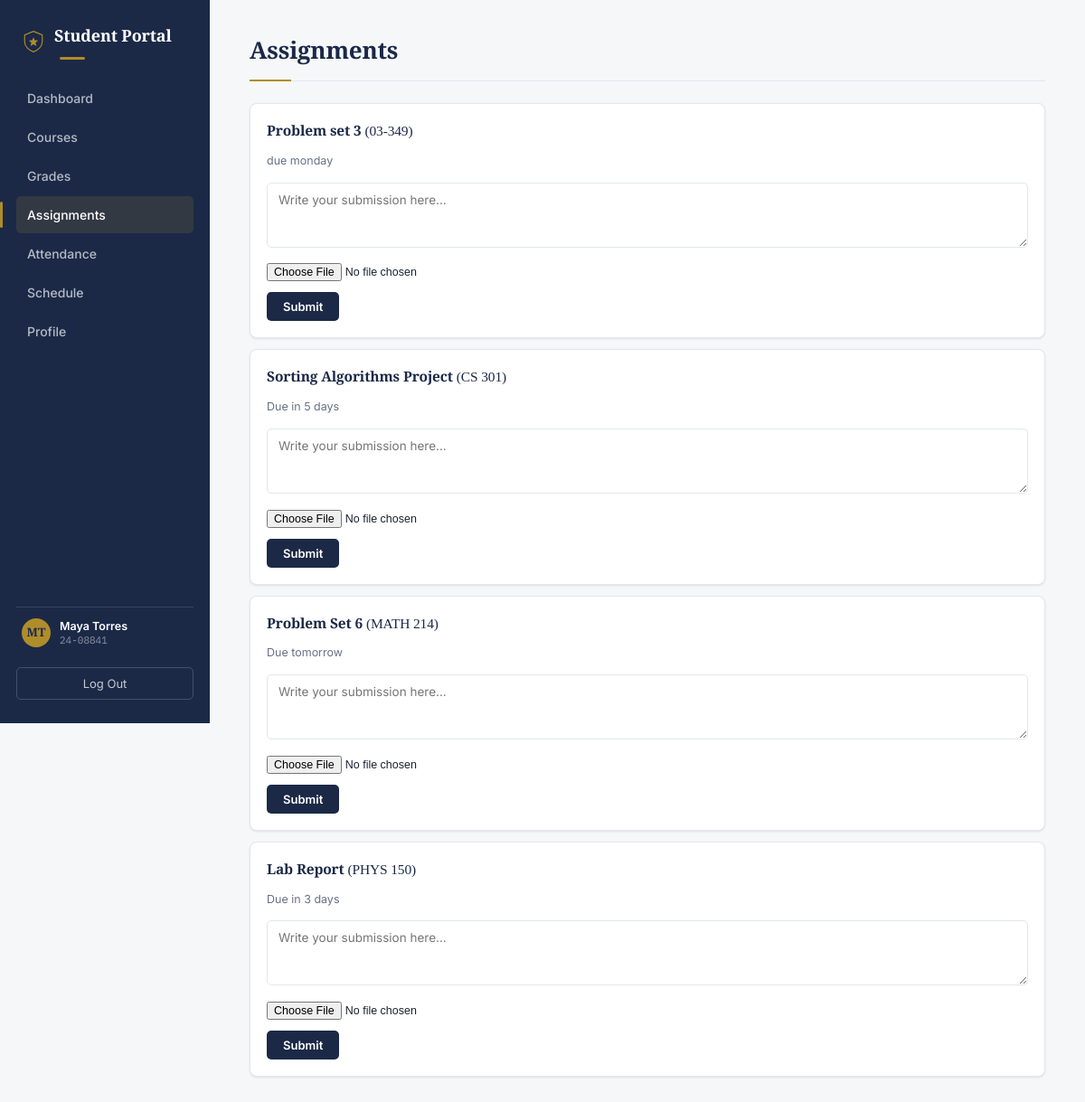
Page /assignments/ (signed in) on the committed database.
### portal/models.py (models this page shows, shortened)
class Student(models.Model):
    user = models.OneToOneField(User, on_delete=models.CASCADE)
    student_id = models.CharField(max_length=20)
    major = models.CharField(max_length=100, blank=True)

class Assignment(models.Model):
    course = models.ForeignKey(Course, on_delete=models.CASCADE)
    title = models.CharField(max_length=200)
    due_text = models.CharField(max_length=50)  # e.g. "Due tomorrow" - simple text, no date logic

class Course(models.Model):
    code = models.CharField(max_length=20)       # e.g. "CS 301"
    title = models.CharField(max_length=200)      # e.g. "Algorithms"
    credits = models.IntegerField(default=3)
    teacher = models.ForeignKey(
        Teacher, on_delete=models.SET_NULL, null=True, blank=True, related_name="courses"
    )

### portal/views.py (the view)
# urls.py: path("assignments/", views.assignments, name="assignments"),
@login_required
@student_required
def assignments(request):
    student = _get_student(request.user)
    course_ids = student.enrollments.values_list("course_id", flat=True)
    assignment_list = Assignment.objects.filter(course_id__in=course_ids).select_related("course")
    my_submissions = {
        s.assignment_id: s for s in Submission.objects.filter(student=student)
    }
    rows = [
        {"assignment": a, "submission": my_submissions.get(a.id)}
        for a in assignment_list
    ]
    return render(request, "portal/assignments.html", {"rows": rows})

### portal/context_processors.py (called while the page is built)
def student_context(request):
    if not request.user.is_authenticated:
        return {}
    context = {}
    try:
        context["current_student"] = Student.objects.get(user=request.user)
    except Student.DoesNotExist:
        pass
    try:
        context["current_teacher"] = Teacher.objects.get(user=request.user)
    except Teacher.DoesNotExist:
        pass
    return context

### portal/views.py (called while the page is built)
def _get_student(user):
    return get_object_or_404(Student, user=user)

def student_required(view_func):
    @wraps(view_func)
    def wrapper(request, *args, **kwargs):
        if not Student.objects.filter(user=request.user).exists():
            if Teacher.objects.filter(user=request.user).exists():
                messages.info(request, "That page is for student accounts. Here's your teacher dashboard instead.")
                return redirect("teacher_dashboard")
            messages.error(request, "Your account isn't set up as a student or teacher yet.")
            return redirect("login")
        return view_func(request, *args, **kwargs)
    return wrapper

### portal/templates/portal/assignments.html (shortened to what this page needs)
{% extends "portal/base.html" %}
{% block content %}
  <h1>Assignments</h1>
  {% for row in rows %}
    <div class="assignment-card">
      <h3>{{ row.assignment.title }} <span style="color: var(--text-light); font-weight:normal;">({{ row.assignment.course.code }})</span></h3>
      <p class="due">{{ row.assignment.due_text }}</p>
      <form method="post" action="{% url 'submit_assignment' row.assignment.id %}" enctype="multipart/form-data">
        <textarea name="content" placeholder="Write your submission here...">{% if row.submission %}{{ row.submission.content }}{% endif %}</textarea>
        <input type="file" name="file" />
        <br>
        <button type="submit">Submit</button>
      </form>
    </div>
  {% empty %}
    <p>No assignments yet.</p>
  {% endfor %}
{% endblock %}

### portal/templates/portal/base.html (shortened to what this page needs)
{% load static %}
<!DOCTYPE html>
<html lang="en">
<head>
  <link rel="stylesheet" href="{% static 'portal/style.css' %}" />
</head>
<body>
  <div id="app-page">
    <aside class="sidebar">
      <div class="logo-row">
        <img src="{% static 'portal/logo.svg' %}" alt="" class="logo-mark" />
        <h2 class="logo">Student Portal</h2>
      </div>
      <nav>
        <a class="nav-btn {% if request.resolver_match.url_name == 'dashboard' %}active{% endif %}" href="{% url 'dashboard' %}">Dashboard</a>
        <a class="nav-btn {% if request.resolver_match.url_name == 'courses' %}active{% endif %}" href="{% url 'courses' %}">Courses</a>
        <a class="nav-btn {% if request.resolver_match.url_name == 'grades' %}active{% endif %}" href="{% url 'grades' %}">Grades</a>
        <a class="nav-btn {% if request.resolver_match.url_name == 'assignments' %}active{% endif %}" href="{% url 'assignments' %}">Assignments</a>
        <a class="nav-btn {% if request.resolver_match.url_name == 'attendance' %}active{% endif %}" href="{% url 'attendance' %}">Attendance</a>
        <a class="nav-btn {% if request.resolver_match.url_name == 'schedule' %}active{% endif %}" href="{% url 'schedule' %}">Schedule</a>
        <a class="nav-btn {% if request.resolver_match.url_name == 'profile' %}active{% endif %}" href="{% url 'profile' %}">Profile</a>
      </nav>
      {% if current_student %}
        <div class="sidebar-student">
          <div class="sidebar-avatar">{{ current_student.user.first_name|slice:":1" }}{{ current_student.user.last_name|slice:":1" }}</div>
          <div class="sidebar-student-info">
            <div class="name">{{ current_student.user.get_full_name|default:current_student.user.username }}</div>
            <div class="id">{{ current_student.student_id }}</div>
          </div>
        </div>
      {% endif %}
      <form method="post" action="{% url 'logout' %}">
        <button id="logout-btn" type="submit">Log Out</button>
      </form>
    </aside>
    <main class="content">
      {% block content %}{% endblock %}
    </main>
  </div>
</body>
</html>

### portal/static/portal/style.css (style rules this page uses)
:root { --navy-900: #1B2947; --navy-700: #2E3F66; --gold-600: #B08D2B; --gold-100: #F5EFDD; --paper: #F6F7F9; --card-bg: #FFFFFF; --border: #E3E6EB; --text: #1B2130; --text-muted: #667085; --success: #1F7A4D; --success-bg: #EAF7EF; --danger: #B3261E; --danger-bg: #FBEAE9; --radius: 8px; --radius-sm: 5px; --shadow-card: 0 1px 2px rgba(16, 24, 40, 0.04), 0 1px 3px rgba(16, 24, 40, 0.06); --shadow-raised: 0 4px 12px rgba(16, 24, 40, 0.08); }
* { box-sizing: border-box; }
body { margin: 0; font-family: 'Inter', -apple-system, BlinkMacSystemFont, sans-serif; background: var(--paper); color: var(--text); font-size: 14.5px; line-height: 1.5; -webkit-font-smoothing: antialiased; }
h1, h2, h3 { font-family: 'Source Serif 4', Georgia, serif; font-weight: 600; letter-spacing: -0.01em; margin: 0; color: var(--navy-900); }
a { color: var(--navy-900); text-decoration: none; }
#app-page { display: flex; min-height: 100vh; }
.sidebar { width: 232px; background: var(--navy-900); color: rgba(255,255,255,0.92); padding: 26px 18px; display: flex; flex-direction: column; position: sticky; top: 0; height: 100vh; }
.logo-row { display: flex; align-items: center; gap: 10px; padding: 0 6px; }
.logo-mark { width: 26px; height: 26px; flex-shrink: 0; }
.logo { color: white; font-size: 18px; margin: 0; }
.logo::after { content: ""; display: block; width: 28px; height: 3px; background: var(--gold-600); margin: 10px 0 0 6px; border-radius: 2px; }
.sidebar nav { display: flex; flex-direction: column; gap: 2px; flex: 1; margin-top: 22px; }
.nav-btn { text-align: left; padding: 10px 12px; border: none; background: none; border-radius: var(--radius-sm); font-size: 14px; font-weight: 500; color: rgba(255,255,255,0.68); cursor: pointer; font-family: inherit; position: relative; transition: background 0.12s ease, color 0.12s ease; }
.nav-btn.active { background: rgba(176,141,43,0.16); color: white; }
.nav-btn.active::before { content: ""; position: absolute; left: -18px; top: 6px; bottom: 6px; width: 3px; background: var(--gold-600); border-radius: 2px; }
.sidebar-student { display: flex; align-items: center; gap: 10px; padding: 12px 6px; margin-top: 14px; border-top: 1px solid rgba(255,255,255,0.12); }
.sidebar-avatar { width: 32px; height: 32px; border-radius: 50%; background: var(--gold-600); color: var(--navy-900); display: flex; align-items: center; justify-content: center; font-family: 'Source Serif 4', serif; font-weight: 700; font-size: 13px; flex-shrink: 0; }
.sidebar-student-info { font-size: 12.5px; line-height: 1.3; overflow: hidden; }
.sidebar-student-info .name { color: white; font-weight: 600; white-space: nowrap; overflow: hidden; text-overflow: ellipsis; }
.sidebar-student-info .id { color: rgba(255,255,255,0.5); font-family: 'IBM Plex Mono', monospace; font-size: 11px; }
#logout-btn { width: 100%; padding: 9px 12px; margin-top: 10px; border: 1px solid rgba(255,255,255,0.18); background: none; color: rgba(255,255,255,0.75); border-radius: var(--radius-sm); font-size: 13px; font-family: inherit; cursor: pointer; transition: border-color 0.15s ease, color 0.15s ease; }
.content { flex: 1; padding: 36px 44px 60px; max-width: 1100px; }
.content h1 { font-size: 26px; margin-bottom: 4px; }
.content > h1 { padding-bottom: 14px; border-bottom: 1px solid var(--border); margin-bottom: 24px; position: relative; }
.content > h1::after { content: ""; position: absolute; left: 0; bottom: -1px; width: 46px; height: 2px; background: var(--gold-600); }
h3 { font-size: 15.5px; margin: 28px 0 12px; color: var(--navy-900); }
.assignment-card { background: var(--card-bg); border: 1px solid var(--border); border-radius: var(--radius); padding: 18px; margin-bottom: 12px; box-shadow: var(--shadow-card); }
.assignment-card h3 { margin: 0 0 3px; font-size: 15.5px; }
.assignment-card .due { font-size: 12.5px; color: var(--text-muted); margin-bottom: 14px; }
.assignment-card textarea { width: 100%; min-height: 72px; padding: 10px 12px; border: 1px solid var(--border); border-radius: var(--radius-sm); font-family: inherit; font-size: 13.5px; margin-bottom: 10px; resize: vertical; transition: border-color 0.15s ease, box-shadow 0.15s ease; }
.assignment-card input[type="file"] { margin-bottom: 12px; font-size: 12.5px; }
.assignment-card button { padding: 8px 18px; background: var(--navy-900); color: white; border: none; border-radius: var(--radius-sm); font-size: 13px; font-weight: 600; font-family: inherit; cursor: pointer; transition: background 0.15s ease; }

### rows in the picture
Student: user.first_name "M", user.last_name "T", user.get_full_name "Maya Torres", student_id "24-08841"
Assignment: assignment "Problem set 3", assignment.course.code "03-349", assignment.due_text "due monday"
Assignment: assignment "Sorting Algorithms Project", assignment.course.code "CS 301", assignment.due_text "Due in 5 days"
Assignment: assignment "Problem Set 6", assignment.course.code "MATH 214", assignment.due_text "Due tomorrow"
Assignment: assignment "Lab Report", assignment.course.code "PHYS 150", assignment.due_text "Due in 3 days"
